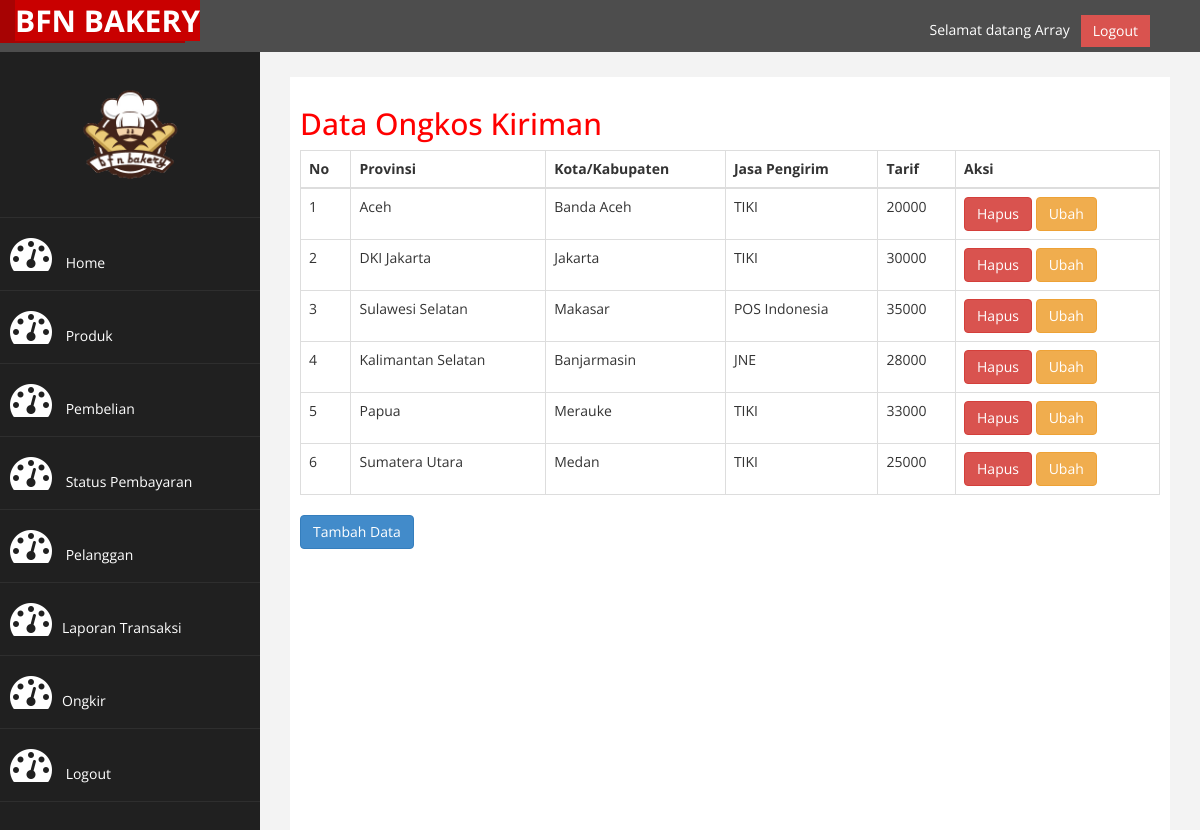
Screenshot of /admin/index.php?halaman=ongkir (signed in) with the database file from the repository.
### tables this page shows
CREATE TABLE `peng_kota` (
  `kota_id` int(11) NOT NULL,
  `kota_nama` varchar(255) NOT NULL,
  `prov_id_fk` int(11) NOT NULL
);

CREATE TABLE `peng_provinsi` (
  `prov_id` int(11) NOT NULL,
  `prov_nama` varchar(255) NOT NULL
);

CREATE TABLE `peng_kurir` (
  `kurir_id` int(11) NOT NULL,
  `kurir_nama` varchar(255) NOT NULL
);

CREATE TABLE `peng_tarif` (
  `tarif_id` int(11) NOT NULL,
  `tarif` int(10) NOT NULL,
  `kurir_id_fk` int(11) NOT NULL,
  `kota_id_fk` int(11) NOT NULL
);

### admin/ongkir.php (the view)
<h2> Data Ongkos Kiriman</h2>
<table class="table table-bordered">
	<thead>
		<tr>
			<th>No</th>
			<th>Provinsi</th>
			<th>Kota/Kabupaten</th>
			<th>Jasa Pengirim</th>
			<th>Tarif</th>
			<th>Aksi</th>
		</tr>
	</thead>
	<tbody>
		<?php $nomor=1; ?>
		<?php $ambil=$koneksi->query("SELECT * FROM peng_kota,peng_kurir,peng_provinsi,peng_tarif WHERE peng_kota.prov_id_fk=peng_provinsi.prov_id and peng_kurir.kurir_id=peng_tarif.kurir_id_fk and peng_tarif.kota_id_fk=peng_kota.kota_id "); ?>
		<?php while($pecah =$ambil->fetch_assoc()){ ?>
		<tr>
			<td><?php echo $nomor; ?></td>
			<td><?php echo $pecah['prov_nama']; ?></td>
			<td><?php echo $pecah['kota_nama']; ?></td>
			<td><?php echo $pecah['kurir_nama']; ?></td>
			<td><?php echo $pecah['tarif']; ?></td>
			<td>
				<a href="index.php?halaman=hapusongkir&id=<?php echo $pecah['tarif_id']; ?>" onclick="return confirm('Yakin akan meghapus data ini')"  class="btn-danger btn">Hapus</a>
				<a href="index.php?halaman=ubahongkir&id=<?php echo $pecah['tarif_id']; ?>" class="btn-warning btn">Ubah</a>
			</td>
		</tr>
		<?php $nomor++; ?>
		<?php } ?>
	</tbody>
</table>
<a href="index.php?halaman=tambahongkir" class="btn btn-primary">Tambah Data</a>

### admin/assets/css/custom.css (style rules this page uses)
body { font-family: 'Open Sans', sans-serif; }
h2 { color: #f00; }

### rows the page displays
peng_kota: prov_id_fk.prov_nama "Aceh", kota_nama "Banda Aceh", peng_kurir.kurir_nama "TIKI", peng_tarif.tarif "20000"
peng_kota: prov_id_fk.prov_nama "DKI Jakarta", kota_nama "Jakarta", peng_kurir.kurir_nama "TIKI", peng_tarif.tarif "30000"
peng_kota: prov_id_fk.prov_nama "Sulawesi Selatan", kota_nama "Makasar", peng_kurir.kurir_nama "POS Indonesia", peng_tarif.tarif "35000"
peng_kota: prov_id_fk.prov_nama "Kalimantan Selatan", kota_nama "Banjarmasin", peng_kurir.kurir_nama "JNE", peng_tarif.tarif "28000"
peng_kota: prov_id_fk.prov_nama "Papua", kota_nama "Merauke", peng_kurir.kurir_nama "TIKI", peng_tarif.tarif "33000"
peng_kota: prov_id_fk.prov_nama "Sumatera Utara", kota_nama "Medan", peng_kurir.kurir_nama "TIKI", peng_tarif.tarif "25000"

### other values shown
$_SESSION["pelanggan"] "Array"
